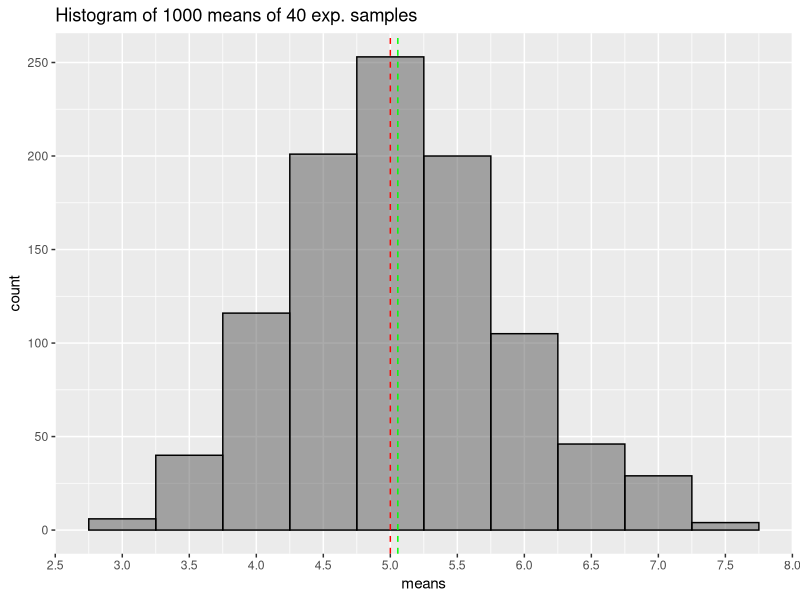
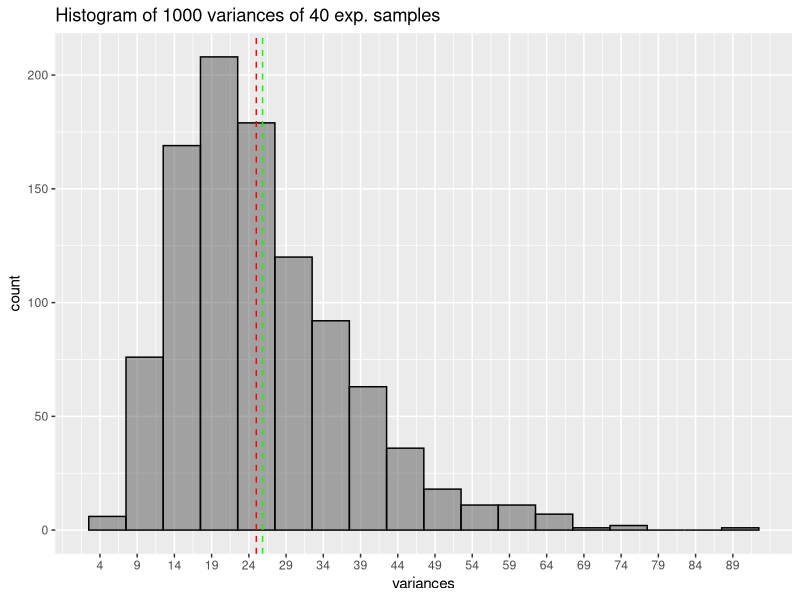
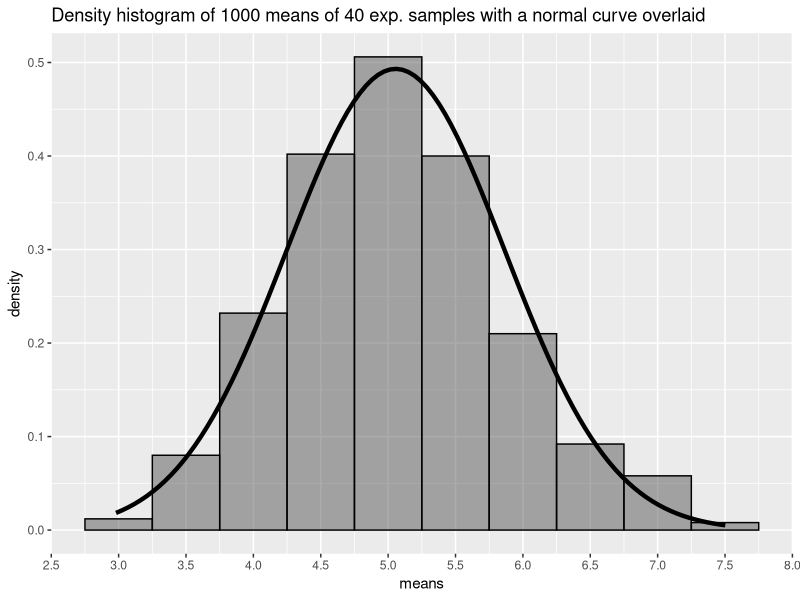

Write the R code that produced these figures, in order.
# In this project you will investigate the exponential distribution in R and compare it with the Central Limit Theorem. The exponential distribution can be simulated in R with rexp(n, lambda) where lambda is the rate parameter. The mean of exponential distribution is 1/lambda and the standard deviation is also 1/lambda. Set lambda = 0.2 for all of the simulations. You will investigate the distribution of averages of 40 exponentials. Note that you will need to do a thousand simulations.
# 
# Illustrate via simulation and associated explanatory text the properties of the distribution of the mean of 40 exponentials.  You should
# 1. Show the sample mean and compare it to the theoretical mean of the distribution.
# 2. Show how variable the sample is (via variance) and compare it to the theoretical variance of the distribution.
# 3. Show that the distribution is approximately normal.
# 
# In point 3, focus on the difference between the distribution of a large collection of random exponentials and the distribution of a large collection of averages of 40 exponentials. 
# 
# As a motivating example, compare the distribution of 1000 random uniforms
# hist(runif(1000))
# and the distribution of 1000 averages of 40 random uniforms
# 
# mns = NULL
# for (i in 1 : 1000) mns = c(mns, mean(runif(40)))
# hist(mns)
# ADD SENTENCE HERE INDICATING WHAT ONE SHOULD NOTICE. Example: Notice how the the distribution of the 1000 generated random uniforms is XXXX compared to the distribution of the 100 **averages** of random uniforms? 
# 
# This exercise is asking you to use your knowledge of the theory given in class to relate the two distributions.  

library(ggplot2)

set.seed(1337)

lambda = 0.2
exp_mn = 1/lambda
exp_sd = 1/lambda

nosim = 1000
noavg = 40

# ----------

sims = matrix(rexp(noavg*nosim, lambda), ncol=nosim)
mns  = apply(sims, 2, mean)
sds = apply(sims, 2, sd)
df = data.frame(means=mns, variances=sds^2)

# 1. sample mean vs theoretical mean
print(c(mean(mns), mean(sims), exp_mn))

g = ggplot(df, aes(x = means)) + 
    geom_histogram(alpha = .50, binwidth=0.5, colour = "black" ) + 
    scale_x_continuous(breaks = round(seq(min(df$means)-1, max(df$means)+1, by = 0.5),1)) +
    labs(title = paste("Histogram of", nosim, "means of", noavg, "exp. samples")) +
    geom_vline(aes(xintercept=exp_mn), colour="red", linetype="dashed") +
    geom_vline(aes(xintercept=mean(mns)), colour="green", linetype="dashed")  

print(g)

# 2. sample variance vs theoretical variance
print(c(sd(sds)^2, sd(sims)^2, (exp_sd)^2)) 

g = ggplot(df, aes(x = variances)) + 
    geom_histogram(alpha = .50, binwidth=5, colour = "black" ) + 
    scale_x_continuous(breaks = round(seq(round(min(df$variances))-1, round(max(df$variances))+1, by = 5),1)) +
    labs(title = paste("Histogram of", nosim, "variances of", noavg, "exp. samples")) +
    geom_vline(aes(xintercept=exp_sd^2), colour="red", linetype="dashed") +
    geom_vline(aes(xintercept=mean(sds^2)), colour="green", linetype="dashed")  

print(g)

# 3. distribution is approximately normal

g = ggplot(df, aes(x = means)) + 
    geom_histogram(alpha = .50, binwidth=0.5, colour = "black", aes(y = ..density..)) + 
    scale_x_continuous(breaks = round(seq(min(df$means)-1, max(df$means)+1, by = 0.5),1)) +
    labs(title = paste("Density histogram of", nosim, "means of", noavg, "exp. samples with a normal curve overlaid")) + 
    stat_function(fun = dnorm, size=1.5, args=list(mean=mean(mns), sd=sd(mns))) 

print(g)

Mu = mean(df$means)
Sd = sd(df$means)

for (X in c(1,2,3))
{
    print(length(df[df$means < Mu + X*Sd & df$means > Mu - X*Sd, "means"])/nosim)
}
